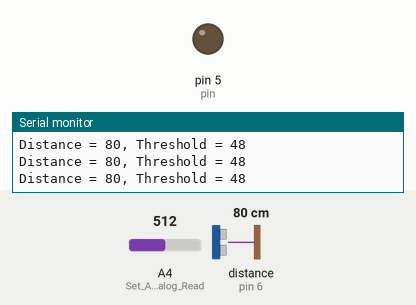
This sketch was run on a simulated Arduino Uno, built with avr-gcc and run on an emulated ATmega328P. Shown: output pins drawn as LEDs (lit = HIGH), the last lines printed to the serial monitor. The inputs (shaded band) are chosen by the test bench; at power-on: A4 (Set_A4_as_Analog_Read) = 512, distance to the obstacle (sensor on pin 6) 80 cm.

Above: at 1.2 s.
1.3 s: A4 (Set_A4_as_Analog_Read) set to 809
4.3 s: A4 (Set_A4_as_Analog_Read) set to 829
At 4.8 s:
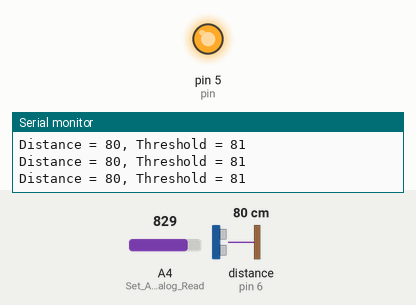
5.8 s: distance to the obstacle (sensor on pin 6) set to 2 cm
8.8 s: A4 (Set_A4_as_Analog_Read) set to 77
11.8 s: A4 (Set_A4_as_Analog_Read) set to 66
At 12.7 s:
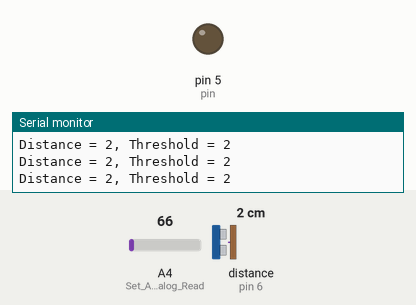
14.8 s: A4 (Set_A4_as_Analog_Read) set to 122
At 15.6 s:
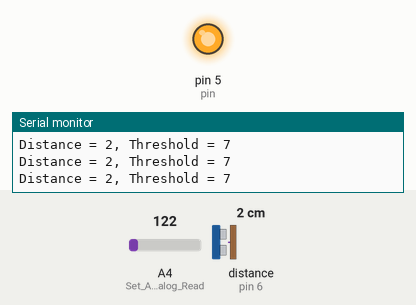
Timing chart, 0 to 17.8 s (numbered marks = the images above; inputs shaded):
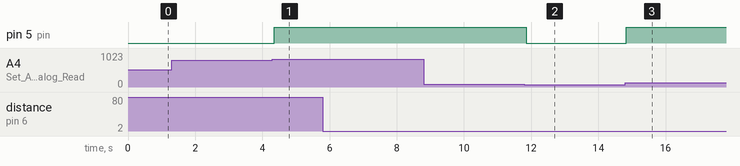

The sketch:

EA_EEE_Code_CA2.ino
```cpp
#include <Ultrasonic.h>

const int pin = 5;  //Transistor Control Pin
Ultrasonic ultrasonic(7, 6); //Initialise Ultrasonic
int threshold = 0;  //Distance Threshold variable

void setup() {
  pinMode(A4, INPUT); //Set A4 as Analog Read
  pinMode(pin, OUTPUT); //Set pin 5 as output

  Serial.begin(9600); // Starts the serial communication
}

void loop() {
  int value = analogRead(A4); //Read from A4
  int distance = ultrasonic.distanceRead(); //Read from ultrasonic sensor

  threshold = map(value, 100, 1000, 5, 100); //Map threshold sensitivity

  //Print out all data
  Serial.print("Distance = ");
  Serial.print(distance);
  Serial.print(", Threshold = ");
  Serial.println(threshold);

  if (distance > threshold)
  {
    //Buzzer Off
    digitalWrite(pin, LOW);
  }
  else if (distance < threshold && distance > 0)
  {
    //Trigger Buzzer
    digitalWrite(pin, HIGH);
  }
  else  //when Ultrasonic sensor does not sense anything
  {
    //Buzzer Off
    digitalWrite(pin, LOW);
  }
}
```

Measured:
- the behaviour switches between 819 and 820 on A4 (Set_A4_as_Analog_Read) (found by bisection; images 0 and 1)
- the behaviour switches between 72 and 71 on A4 (Set_A4_as_Analog_Read) (found by bisection; images 1 and 2)
- after the input at 4.3 s, pin 5 (pin): LOW → HIGH after 0.06 s
- after the input at 11.8 s, pin 5 (pin): HIGH → LOW after 0.05 s
- after the input at 14.8 s, pin 5 (pin): LOW → HIGH at once
